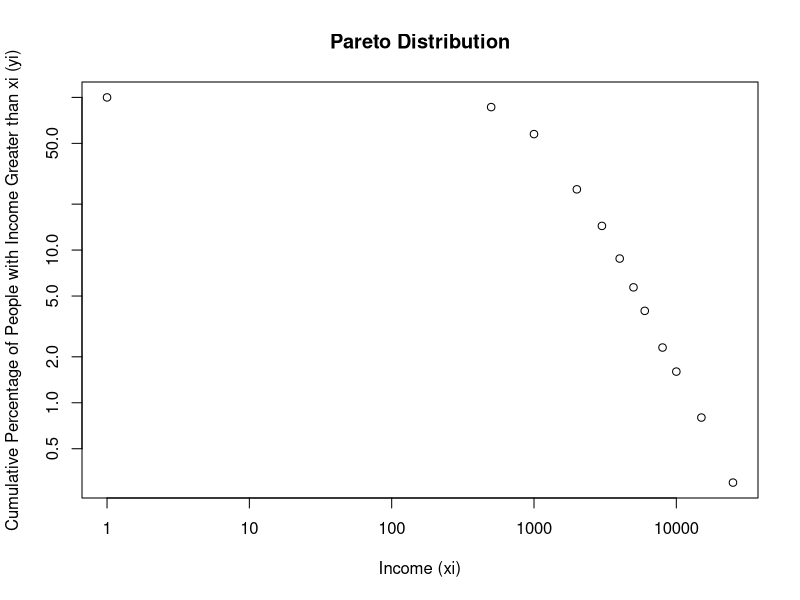
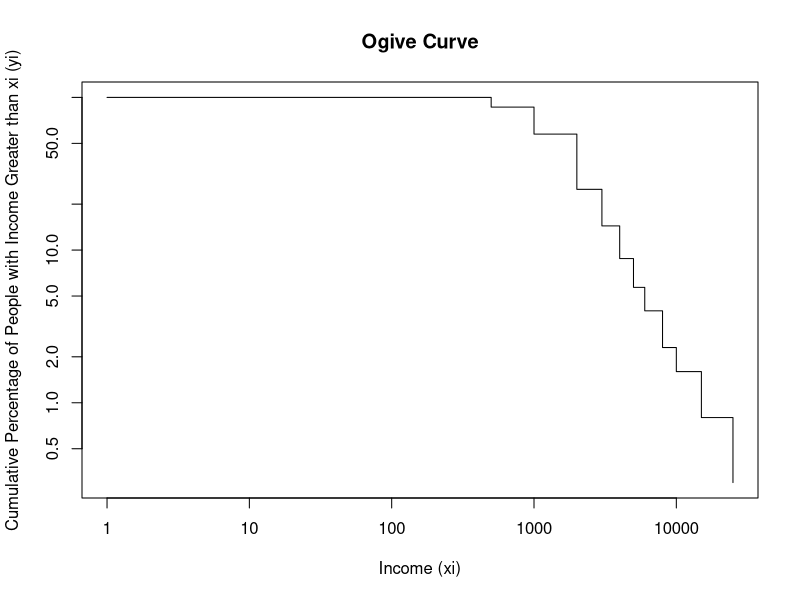

R code for these plots, in order:
p<-c(13.6,28.9,32.5,10.6,5.6,3.1,1.7,1.7,0.7,0.8,0.5,0.3)
xi<-c(1,500,1000,2000,3000,4000,5000,6000,8000,10000,15000,25000) #lower bound of income class
yi<-rep(100,length(p)) #rep(value, times) is used to create a vector of length 'times' with all elements equal to 'value'. here we are creating a vector of length equal to the length of p with all elements equal to 100, which represents the cumulative percentage of people with income greater than xi[1], which is 100% for the first value.
yi 

n<-length(p)
for(i in 2:n){yi[i]=yi[i-1]-p[i-1]} #yi[i-1] theke p[i-1] minus kore yi[i] te rakha hbe, jemon yi[2]=yi[1]-p[1], yi[3]=yi[2]-p[2] and so on.
yi  #this is the cumulative percentage of people with income greater than xi[i], which is 100% for the first value and then decreases as we move to higher income levels.
y<-log(yi)
x<-log(xi)

model<-lm(y~x)
coefficients(model)

beta0<-coefficients(model)[1]
beta0

beta1<-coefficients(model)[2]
beta1

A<-exp(beta0)
A

alpha=-beta1
alpha

#plotting the pareto distribution
plot(xi,yi,type="p",xlab="Income (xi)",ylab="Cumulative Percentage of People with Income Greater than xi (yi)",main="Pareto Distribution",log="xy")

#ogive curve
plot(xi,yi,type="s",xlab="Income (xi)",ylab="Cumulative Percentage of People with Income Greater than xi (yi)",main="Ogive Curve",log="xy")


#final 24
# 1. Define the data
wealth <- c(10, 15, 20, 25, 30, 40, 50, 60, 70, 80)
population <- c(100, 54, 35, 25, 19, 12, 9, 7, 5, 4)

# 2. Logarithmic transformation
log_wealth <- log(wealth)
log_pop <- log(population)

# 3. Fit the model using Linear Regression
model <- lm(log_pop ~ log_wealth)

# 4. Extract the results
summary_model <- summary(model)
summary_model
alpha <- -coef(model)[2]# The negative of the slope
A<- exp(coef(model)[1]) # The exponential of the intercept
A
# 5. Output results
cat("Estimated Pareto Index (Alpha):", alpha, "\n")
cat("R-squared value:", summary_model$r.squared, "\n")



#incourse 21: 
income_level<-c(1,100,500,1000,2000)
persons<-c(240,140,82,53,25)

cumulative_persons<-rev(cumsum(rev(persons))) #rev() is used to reverse the order of the vector, cumsum() is used to calculate the cumulative sum of the vector. here we are calculating the cumulative sum of the reversed vector of persons, which gives us the cumulative percentage of people with income greater than or equal to each income level. then we reverse it back to get the cumulative percentage in the original order.
cumulative_persons

x<-log(income_level)
y<-log(cumulative_persons)

model<-lm(y~x)
coefficients(model)

beta0<-coefficients(model)[1]
beta0

beta1<-coefficients(model)[2]
beta1

A<-exp(beta0)
A
α=-beta1
α

estimated_target<- 1500
estimated_population<- A * estimated_target^(-α)
estimated_population
